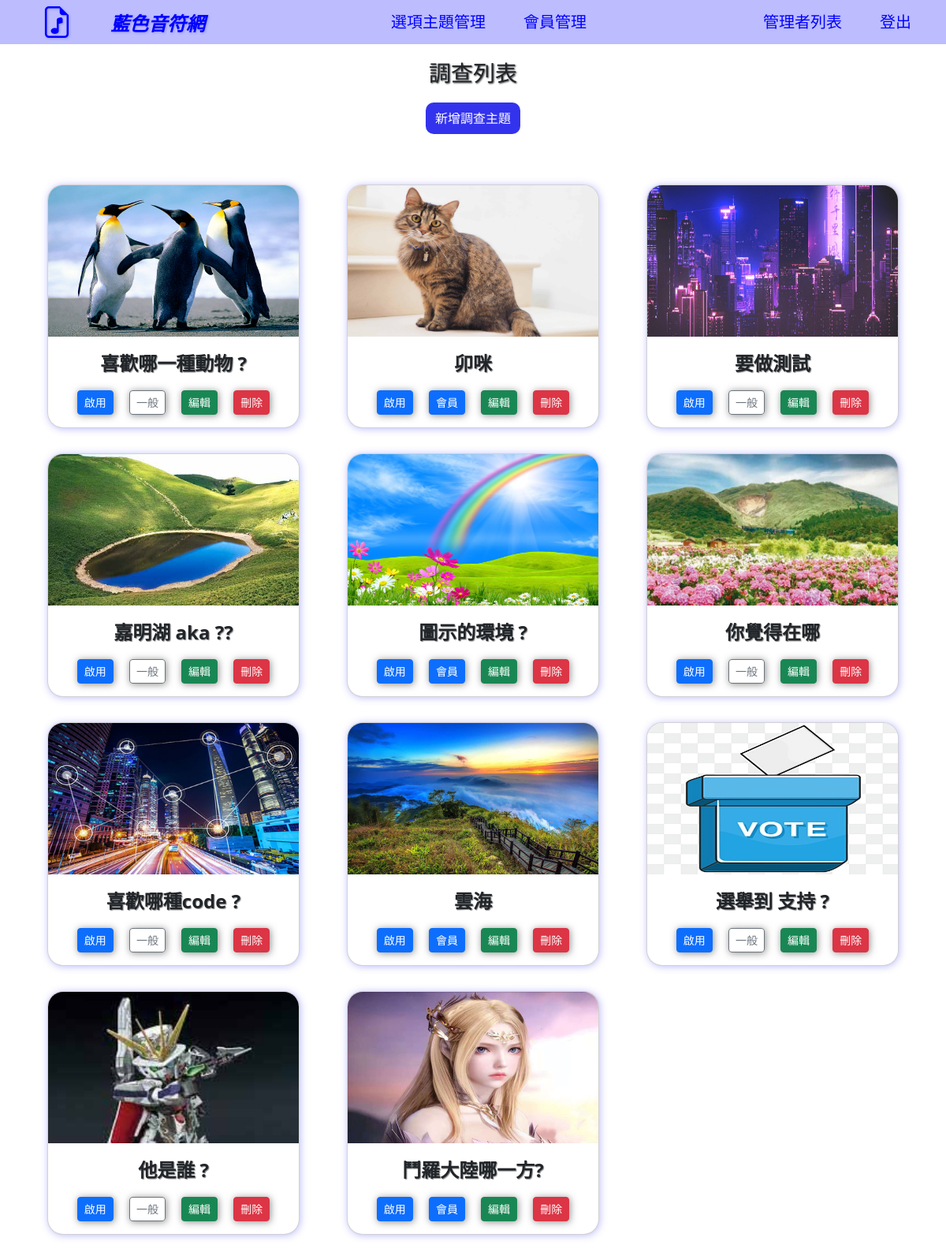
/admin_center.php?do=survey (signed in), run on the app's committed database.
### tables this page shows
CREATE TABLE `survey_subject_hw` (
  `id` int(12) UNSIGNED NOT NULL,
  `img` varchar(64) NOT NULL,
  `subject` text NOT NULL,
  `type` varchar(100) NOT NULL,
  `acive` tinyint(1) NOT NULL,
  `level` tinyint(1) NOT NULL,
  `vote` int(12) UNSIGNED NOT NULL,
  `created_at` timestamp NOT NULL DEFAULT current_timestamp(),
  `updated_at` timestamp NOT NULL DEFAULT current_timestamp() ON UPDATE current_timestamp()
);

### db/base.php (called while the page is built, shortened)
<?php
class DB
{
    protected $table;
       protected $dsn="mysql:host=localhost;charset=utf8;dbname=opinion";
    protected $pdo;
    function __construct($table)
    {
        $this->pdo = new PDO($this->dsn,'root','');
        $this->table = $table;
    }
    function all(...$arg){
        $sql = "select * from $this->table ";
        return $this->pdo->query($sql)->fetchAll(PDO::FETCH_ASSOC);
    }
}
function is_image($type){
    switch($type){
        case "image/gif";
        case "image/jpeg";
        case "image/png";
            return true;
        break;
    }
}
$subject = new DB("survey_subject_hw");

### back/survey.php (the view, shortened to what this page needs)
<h3>調查列表</h3>
<div class=add_head>
    <a href="admin_center.php?do=survey_add">新增調查主題</a>
</div>
<div class="container text-center" style="margin:20px auto 100px;">
    <div class="row mt-5 ">
        <?php
        $surveys = $subject->all();
        foreach ($surveys as $survey) {
            $active = ($survey['acive'] == 1) ? "btn-primary" : "btn-secondary";
            $activeText = ($survey['acive'] == 1) ? "啟用" : "關閉";
            $level = ($survey['level'] == 1) ? "btn-primary" : "btn-outline-secondary";
            $levelText = ($survey['level'] == 1) ? "會員" : "一般";
        ?>
            <div class="col-12 col-sm-6 col-lg-4  my-3 d-flex  justify-content-center ">
                <div class="card radio cardshadow" style="width: 20rem; overflow:hidden;">
                <div class="mm ">
                    <?php
                    if (is_image($survey['type'])) {
                    ?>
                        <img src="./upload/<?= $survey['img'] ?>" >
                    <?php } else {
                        $icon = dummy_icon($survey['type']);
                    ?>
                        <img src="./material/<?= $icon ?>" class="ii" alt="">
                    <?php } ?>
                </div>
                    <div class="card-body ">
                        <p class="card-text sub"><?= $survey['subject'] ?></p>
                        <a href="./api/acive.php?id=<?= $survey['id'] ?>" class="btn btn-sm mx-2 bh <?= $active ?>"> <?= $activeText ?> </a>
                        <a href="./api/level.php?id=<?= $survey['id'] ?>" class="btn btn-sm mx-2 bh <?= $level ?>"><?= $levelText ?></a>
                        <a href="./admin_center.php?do=survey_edit&id=<?= $survey['id'] ?>" class="btn btn-sm btn-success mx-2 bh ">編輯</a>
                        <a href="./api/del.php?id=<?= $survey['id'] ?>" class="btn btn-sm btn-danger mx-2 bh" onclick="
                        return confirm('確定刪除主題 : <?=$survey['subject']?>  ?')">刪除</a>
                    </div>
                </div>
            </div>
        <?php } ?>
    </div>
</div>

### css/front.css (style rules this page uses)
:root { --darkBlue: #000080; --lightBlue: #4D4DFF60; --blue: #00f; --darkenBlue: #262680; --fadeBlue: #0000CC; --white: #fff; }

### css/back.css (style rules this page uses)
:root { --darkBlue:#000080; --lightBlue:#4D4DFF60; --blue:#00f; --darkenBlue:#262680; --fadeBlue:#0000CC90; --white:#fff; }
* { box-sizing: border-box; padding: 0; margin: 0; }
h1,h3 { text-align: center; padding: 20px 0; text-shadow: 1px 1px 2px #333; margin:auto; font-size: 28px; }
.add_head a { width: 120px; display: block; padding: 8px; background-color: #33e; color: #fff; text-decoration: none; text-align: center; margin: auto; border-radius: 10px; }

### back/survey.php (style rules this page uses)
img { width: 100%; height: 100%; margin: auto; transform: scale(1, 1); transition: all 0.3s ease-out; }
.sub { font-size: 24px; font-weight: bold; text-shadow: 1px 1px 1px #33333395; }
.bh { box-shadow: 1px 1px 10px #33333390; }
.mm { width:20rem; height: 12rem; overflow: hidden; }
.radio { border-radius: 20px ; }
.cardshadow { box-shadow: 1px 1px 10px var(--lightBlue); }

### data on the page
survey_subject_hw: img (picture), subject "喜歡哪一種動物 ?", acive "啟用", level "一般"
survey_subject_hw: img (picture), subject "卯咪", acive "啟用", level "會員"
survey_subject_hw: img (picture), subject "要做測試", acive "啟用", level "一般"
survey_subject_hw: img (picture), subject "嘉明湖 aka ??", acive "啟用", level "一般"
survey_subject_hw: img (picture), subject "圖示的環境 ?", acive "啟用", level "會員"
survey_subject_hw: img (picture), subject "你覺得在哪", acive "啟用", level "一般"
survey_subject_hw: img (picture), subject "喜歡哪種code ?", acive "啟用", level "一般"
survey_subject_hw: img (picture), subject "雲海", acive "啟用", level "會員"
survey_subject_hw: img (picture), subject "選舉到 支持 ?", acive "啟用", level "一般"
survey_subject_hw: img (picture), subject "他是誰 ?", acive "啟用", level "一般"
survey_subject_hw: img (picture), subject "鬥羅大陸哪一方?", acive "啟用", level "會員"
